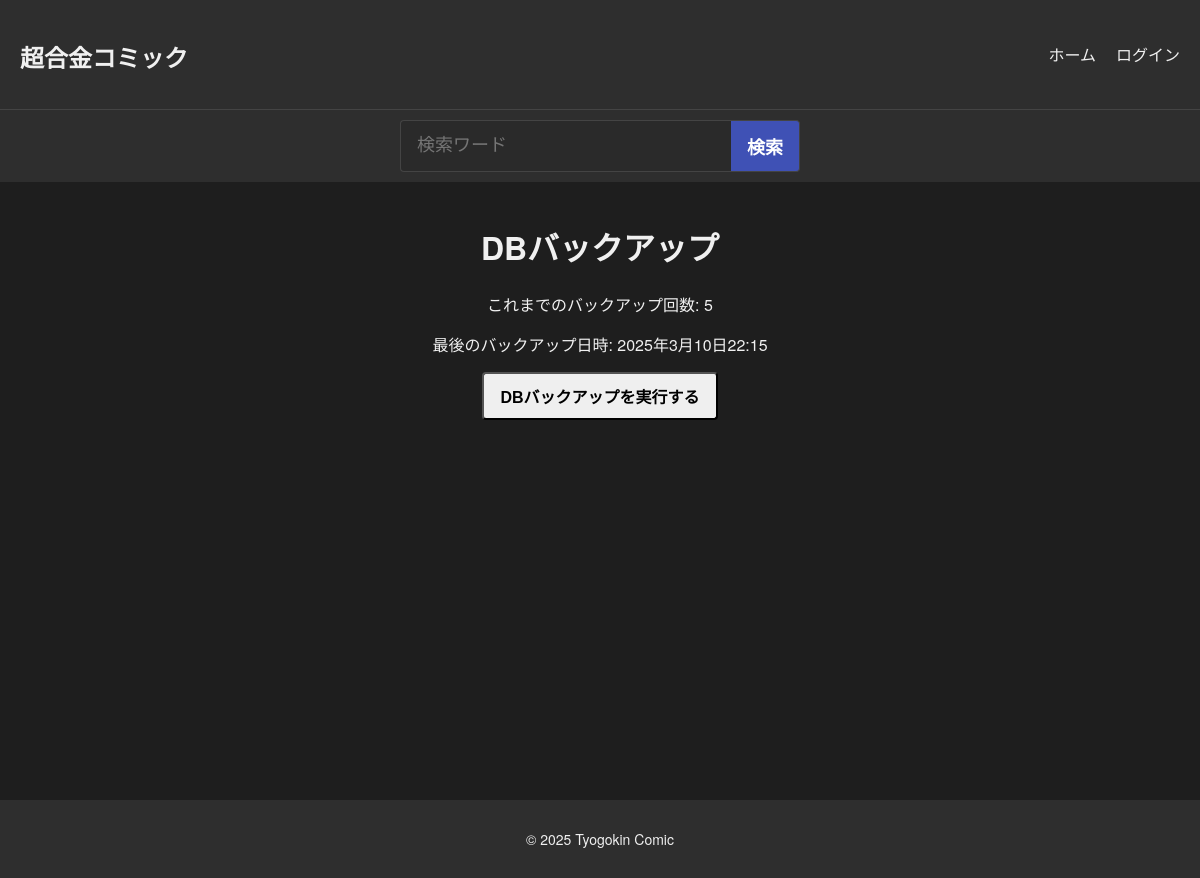
Before: /db-backup/ with the older database file.
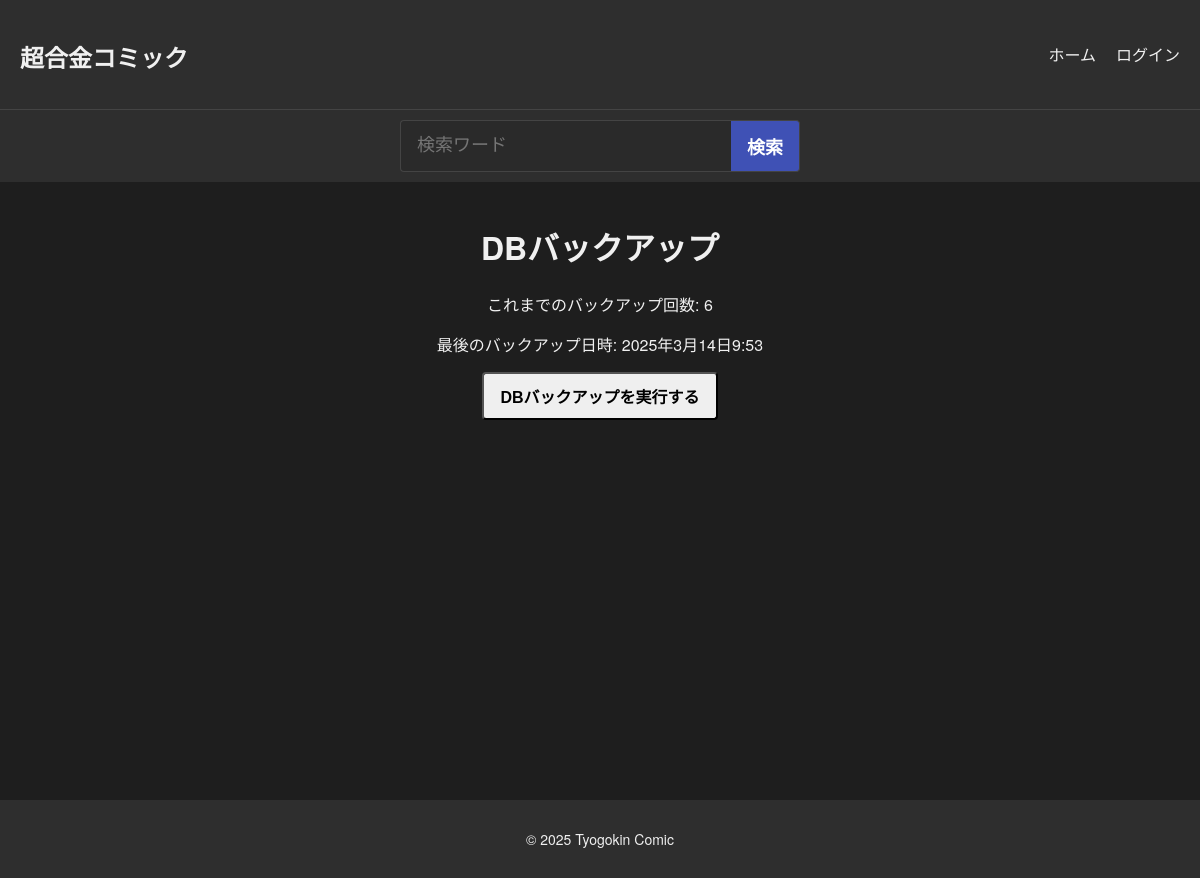
After: the same page with the newer database file.
### comic_app/models.py (models this page shows, shortened)
class DBBackupLog(models.Model):
    backup_date = models.DateTimeField(auto_now_add=True)

### comic_app/views.py (the view, shortened to what this page needs)
# urls.py: path('db-backup/', db_backup, name='db_backup'),
def db_backup(request):
    backup_logs = DBBackupLog.objects.all().order_by('-backup_date')
    last_backup = backup_logs.first() if backup_logs.exists() else None
    backup_count = backup_logs.count()
    return render(request, 'comic_app/db_backup.html', {
        'last_backup': last_backup,
        'backup_count': backup_count,
    })

### comic_app/context_processors.py (called while the page is built)
def free_storage(request):
    if request.user.is_superuser:
        total_free_bytes = get_total_free_storage()
        total_free_gb = total_free_bytes / (1024 ** 3)
        storage_str = f"{total_free_gb:.2f} GB"
    else:
        storage_str = ""
    return {'total_free_storage': storage_str}

### comic_app/templates/comic_app/db_backup.html (shortened to what this page needs)
{% extends "comic_app/base.html" %}
{% load static %}
{% block content %}
<h1>DBバックアップ</h1>
<p>これまでのバックアップ回数: {{ backup_count }}</p>
{% if last_backup %}
  <p>最後のバックアップ日時: {{ last_backup.backup_date }}</p>
{% else %}
  <p>バックアップはまだ行われていません。</p>
{% endif %}
<form method="post">
  <button type="submit">DBバックアップを実行する</button>
</form>
{% endblock %}

Changed rows visible on the page:
no longer on this page (row unchanged): DBBackupLog: backup_date "2025年3月10日22:15"
added DBBackupLog: backup_date "2025年3月14日9:53"
Other visible differences:
{{ backup_count }}: "5" → "6"
